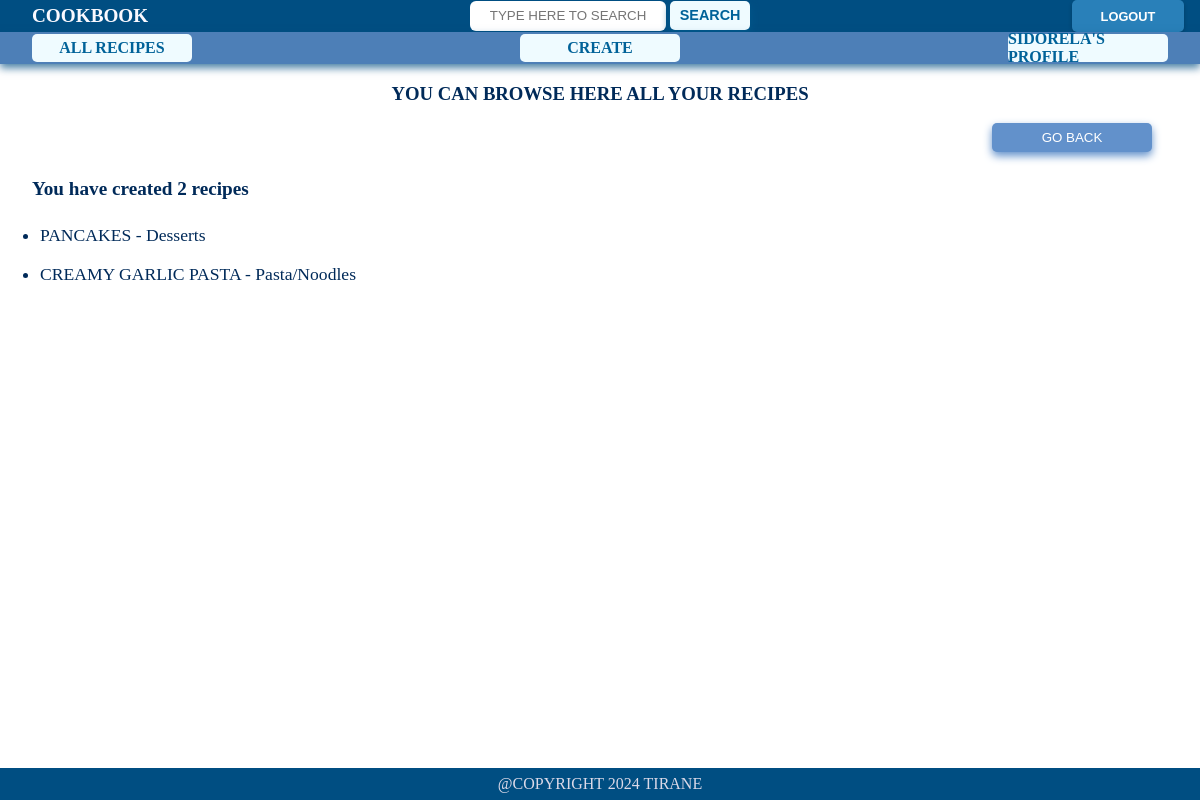
Screenshot of /user_recipe_list/ (signed in) with the database file from the repository.
### account/models.py (models this page shows)
class User (AbstractBaseUser, PermissionsMixin):
    id=models.AutoField(primary_key=True, auto_created=True, editable=False)
    email=models.EmailField(unique=True)
    name=models.CharField(max_length=150, blank=True, null=True)
    is_active=models.BooleanField(default=True)
    is_superuser=models.BooleanField(default=False)
    is_staff=models.BooleanField(default=False)
    date_joined=models.DateTimeField(auto_now_add=True)
    last_login=models.DateTimeField(blank=True, null=True)
    objects=CustomUserManager()
    USERNAME_FIELD = 'email'
    EMAIL_FIELD='email'
    REQUIRED_FIELDS=['name']
    groups = models.ManyToManyField(Group, related_name='custom_user_set')
    user_permissions = models.ManyToManyField(Permission, related_name='custom_user_set')

### recipes/models.py (models this page shows, shortened)
class Recipe (models.Model):
    CATEGORIES = (
        ('appetizer','Appetizer'),
        ('soup', 'Soup'),
        ('salad', 'Salad'),
        ('main', 'Main dishes'),
        ('pasta', 'Pasta/Noodles'),
        ('rice', 'Rice/Grains'),
        ('vegetarian', 'Vegetarian'),
        ('vegan', 'Vegan'),
        ('seafood', 'Seafood'),
        ('meat', 'Meat'),
        ('pizza', 'Pizza'),
        ('sandwich', 'Sandwich/Wraps'),
        ('side', 'Side dishes'),
        ('breakfast/brunch', 'Breakfast/Bruch'),
        ('dessert', 'Desserts'),
        ('grill', 'Grilling/Barbecue'),
        ('healthy', 'Healthy/Low calories'),
        ('international', 'International Cuisine')
    )
    DIFFICULTY_LEVEL = (
        ('easy', 'Easy'),
        ('medium', 'Medium'),
        ('hard', 'Hard')
    )
    id = models.AutoField(primary_key=True, auto_created=True, editable=False)
    title = models.CharField(max_length=255)
    ingredients = models.TextField(blank=True, null=True)
    instructions = models.TextField(blank=True, null=True)
    category = models.CharField(
        max_length = 255,
        choices = CATEGORIES,
        default = None,
        blank = True,
        null = True
    )
    difficulty = models.CharField(
            max_length = 255,
            choices = DIFFICULTY_LEVEL,
            default = None,
            blank = True,
            null = True
        )
    cooking_time = models.PositiveIntegerField ()
    created_by = models.ForeignKey(User, related_name='recipes', on_delete=models.CASCADE)
    created_at = models.DateTimeField(default=now, editable=False)
    updated_at = models.DateTimeField(auto_now=True, blank=True)
    search_vector = SearchVectorField(null=True, editable = False)
    visit_count = models.PositiveIntegerField(default=0)

### recipes/views.py (the view)
# urls.py: path('user_recipe_list/', views.user_recipe_list, name='user_recipe_list'),
@login_required
def user_recipe_list(request):
    user_recipes = Recipe.objects.filter(created_by=request.user)
    a = 0
    for recipe in user_recipes:
        a += 1
    return render(request, 'recipes/user_recipe_list.html', {'user_recipes': user_recipes, 'recipe_count': a})

### recipes/templates/recipes/user_recipe_list.html
{% extends 'core/base.html' %}
{% block content %}
<h3>YOU CAN BROWSE HERE ALL YOUR RECIPES</h3>
<div class="go_back"><button class="back" id="back">Go back</button></div>
<h4>You have created  {{ recipe_count }} recipes</h4>
    <ul>
        {% for recipe in user_recipes %}
            <li><a href="{% url 'recipe_detail' recipe.id %}">{{ recipe.title|upper }} - {{ recipe.get_category_display }} </a></li> <br>
        {% endfor %}
    </ul>
{% endblock %}

### core/templates/core/base.html (shortened to what this page needs)
{% load static %}
<!DOCTYPE html>
<html lang="en">
  <head>
    <link rel="stylesheet" href="{% static 'style.css' %}" />
  </head>
  <body>
    <nav>
      <div class="logo">
        <a href="{% url 'index' %}"><strong>COOKBOOK</strong></a>
      </div>
      {% if user.is_authenticated %}
      <form action="{% url 'search_results' %}" method="GET" class="search-form">
        <input type="text" name="q" id="search" placeholder="TYPE HERE TO SEARCH">
        <button type="submit" class="search-button">SEARCH</button>
      </form>
      <form action="{% url 'logout' %}" method="post">
        <button type="submit" class="logout">Logout</button>
      </form>
      {% endif %}
    </nav>
    <div class="main">
      {% if user.is_authenticated %}
      <div class="menu">
        <div class='all'><a href="{% url 'all_recipe_list' %}">ALL RECIPES</a></div>
        <div class='create-b'><a href="{% url 'create_recipe' %}">CREATE</a></div>
        <div class='profile'><a href="{% url 'user_recipe_list' %}">{{user.name|upper}}'S PROFILE</a></div>
      </div>
      {% endif %} {% block content %} {% endblock %}
    </div>
    <footer>@COPYRIGHT 2024 TIRANE</footer>
  </body>
</html>

### static/style.css (style rules this page uses)
html, body { padding: 0; margin: 0; max-width: 100vw; }
body { background-color:#FFFFFF; display: grid; grid-template-rows: auto 1fr auto; min-height: 100vh; color: #002a59; }
nav, footer { width: 100%; background-color: #004e82; display: flex; align-items: center; height: 2rem; font-family: "Times New Roman", Times, serif; }
nav { justify-content: space-between; box-shadow: 0px 4px 8px #004e82b7; backdrop-filter: blur(10px); -webkit-backdrop-filter: blur(10px); border: none; transition: transform 0.3s ease-in-out; }
footer { justify-content: center; color: #DBD9E8; }
.logo { padding-left: 2rem; color: #faf9ff; font-size: 1.2rem; }
.login, .register, .logout { height: 2rem; border: none; color: white; font-size: 0.8rem; width: 7rem; font-weight: 700; text-transform: uppercase; border-radius: 5px; }
.login, .login_button, .logout { background-color: #2980B9 ; box-shadow: 0px 2px 4px rgba(0, 0, 0, 0.2); }
.logout { margin-right: 1rem; }
.main { grid-row: 2; }
a { color: inherit; text-decoration: none; }
.menu { display: flex; align-items: center; justify-content: space-between; background-color: #4d7fb7; height: 2rem; padding-left: 2rem; padding-right: 2rem; box-shadow: 0px 4px 8px #004e82b7; backdrop-filter: blur(10px); -webkit-backdrop-filter: blur(10px); border: none; transition: transform 0.3s ease-in-out; }
h3 { text-align: center; }
input { border: none; border-radius: 6px; }
li { font-size: 1.1rem; }
form, h1 { display: flex; flex-direction: column; align-items: center; justify-content: center; }
.search-form input { text-align: center; width: 12rem; height: 1.8rem; }
#back, #comment { width: 10rem; background-color: #6291cb; box-shadow: 0 4px 8px #6291cb; color: white; text-transform: uppercase; border: none; border-radius: 5px; height: 1.8rem; }
.go_back { display: flex; justify-content: end; margin-right: 3rem; }
.search-form { display: inline-block; }
.search-button { display: inline-block; width: 5rem; background-color: #effbff; box-shadow: 0 4px 8px #02598c; color: #006299; border: none; border-radius: 5px; height: 1.8rem; font-weight: 700; font-size: 0.9rem; }
h4 { padding-left: 2rem; font-size: larger; }
.all, .create-b, .profile { display: flex; align-items: center; justify-content: center; width: 10rem; background-color: #effbff; color: #006299; border: none; border-radius: 5px; height: 1.8rem; font-weight: 700; font-size: 1rem; }

### rows the page displays
User: name "SIDORELA"
Recipe: title "PANCAKES", category "Desserts"
Recipe: title "CREAMY GARLIC PASTA", category "Pasta/Noodles"

### other values shown
{{ recipe_count }} "2"
